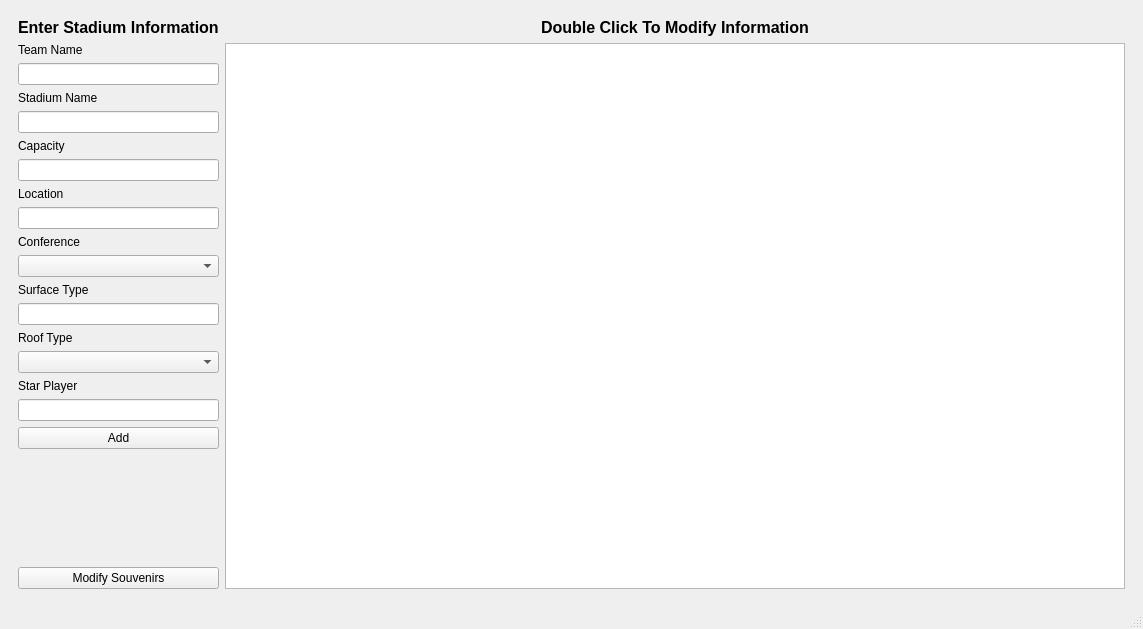
<?xml version="1.0" encoding="UTF-8"?>
<ui version="4.0">
 <class>adminWindow</class>
 <widget class="QMainWindow" name="adminWindow">
  <property name="geometry">
   <rect>
    <x>0</x>
    <y>0</y>
    <width>1143</width>
    <height>629</height>
   </rect>
  </property>
  <property name="windowTitle">
   <string>MainWindow</string>
  </property>
  <widget class="QWidget" name="centralwidget">
   <layout class="QGridLayout" name="gridLayout">
    <item row="0" column="1">
     <widget class="QStackedWidget" name="Pages">
      <property name="sizePolicy">
       <sizepolicy hsizetype="Expanding" vsizetype="Expanding">
        <horstretch>0</horstretch>
        <verstretch>0</verstretch>
       </sizepolicy>
      </property>
      <property name="currentIndex">
       <number>1</number>
      </property>
      <widget class="QWidget" name="page_0">
       <layout class="QGridLayout" name="gridLayout_4">
        <item row="1" column="1">
         <widget class="QGroupBox" name="groupBox">
          <property name="title">
           <string/>
          </property>
          <layout class="QGridLayout" name="gridLayout_2">
           <item row="3" column="0" colspan="2">
            <layout class="QHBoxLayout" name="horizontalLayout">
             <item>
              <widget class="QPushButton" name="loginButton">
               <property name="autoFillBackground">
                <bool>true</bool>
               </property>
               <property name="text">
                <string>Login</string>
               </property>
              </widget>
             </item>
             <item>
              <widget class="QPushButton" name="cancelLoginButton">
               <property name="autoFillBackground">
                <bool>true</bool>
               </property>
               <property name="text">
                <string>Cancel</string>
               </property>
              </widget>
             </item>
            </layout>
           </item>
           <item row="1" column="0">
            <widget class="QLabel" name="usernameLabel">
             <property name="text">
              <string>Username</string>
             </property>
            </widget>
           </item>
           <item row="1" column="1">
            <widget class="QLineEdit" name="usernameLineEdit"/>
           </item>
           <item row="2" column="0">
            <widget class="QLabel" name="passwordLabel">
             <property name="text">
              <string>Password</string>
             </property>
            </widget>
           </item>
           <item row="0" column="1">
            <widget class="QLabel" name="label">
             <property name="text">
              <string>ADMIN LOGIN</string>
             </property>
            </widget>
           </item>
           <item row="2" column="1">
            <widget class="QLineEdit" name="passwordLineEdit">
             <property name="echoMode">
              <enum>QLineEdit::Password</enum>
             </property>
            </widget>
           </item>
          </layout>
         </widget>
        </item>
        <item row="2" column="1">
         <spacer name="verticalSpacer">
          <property name="orientation">
           <enum>Qt::Vertical</enum>
          </property>
          <property name="sizeHint" stdset="0">
           <size>
            <width>20</width>
            <height>40</height>
           </size>
          </property>
         </spacer>
        </item>
        <item row="1" column="0">
         <spacer name="horizontalSpacer">
          <property name="orientation">
           <enum>Qt::Horizontal</enum>
          </property>
          <property name="sizeHint" stdset="0">
           <size>
            <width>40</width>
            <height>20</height>
           </size>
          </property>
         </spacer>
        </item>
        <item row="1" column="2">
         <spacer name="horizontalSpacer_2">
          <property name="orientation">
           <enum>Qt::Horizontal</enum>
          </property>
          <property name="sizeHint" stdset="0">
           <size>
            <width>40</width>
            <height>20</height>
           </size>
          </property>
         </spacer>
        </item>
        <item row="0" column="1">
         <spacer name="verticalSpacer_2">
          <property name="orientation">
           <enum>Qt::Vertical</enum>
          </property>
          <property name="sizeHint" stdset="0">
           <size>
            <width>20</width>
            <height>40</height>
           </size>
          </property>
         </spacer>
        </item>
       </layout>
      </widget>
      <widget class="QWidget" name="page_1">
       <layout class="QGridLayout" name="gridLayout_3">
        <item row="1" column="0">
         <layout class="QVBoxLayout" name="verticalLayout_5">
          <item>
           <widget class="QLabel" name="label_23">
            <property name="text">
             <string>&lt;html&gt;&lt;head/&gt;&lt;body&gt;&lt;p&gt;&lt;span style=&quot; font-size:12pt; font-weight:600;&quot;&gt;Enter Stadium Information&lt;/span&gt;&lt;/p&gt;&lt;/body&gt;&lt;/html&gt;</string>
            </property>
           </widget>
          </item>
          <item>
           <widget class="QLabel" name="label_24">
            <property name="font">
             <font>
              <weight>50</weight>
              <bold>false</bold>
             </font>
            </property>
            <property name="frameShadow">
             <enum>QFrame::Sunken</enum>
            </property>
            <property name="text">
             <string>Team Name</string>
            </property>
           </widget>
          </item>
          <item>
           <widget class="QLineEdit" name="lineEditTeamName">
            <property name="sizePolicy">
             <sizepolicy hsizetype="Preferred" vsizetype="Fixed">
              <horstretch>0</horstretch>
              <verstretch>0</verstretch>
             </sizepolicy>
            </property>
           </widget>
          </item>
          <item>
           <widget class="QLabel" name="label_25">
            <property name="font">
             <font>
              <weight>50</weight>
              <bold>false</bold>
             </font>
            </property>
            <property name="text">
             <string>Stadium Name</string>
            </property>
           </widget>
          </item>
          <item>
           <widget class="QLineEdit" name="lineEditStadiumName">
            <property name="sizePolicy">
             <sizepolicy hsizetype="Preferred" vsizetype="Fixed">
              <horstretch>0</horstretch>
              <verstretch>0</verstretch>
             </sizepolicy>
            </property>
           </widget>
          </item>
          <item>
           <widget class="QLabel" name="label_26">
            <property name="font">
             <font>
              <weight>50</weight>
              <bold>false</bold>
             </font>
            </property>
            <property name="text">
             <string>Capacity</string>
            </property>
           </widget>
          </item>
          <item>
           <widget class="QLineEdit" name="lineEditSeatingCap">
            <property name="sizePolicy">
             <sizepolicy hsizetype="Preferred" vsizetype="Fixed">
              <horstretch>0</horstretch>
              <verstretch>0</verstretch>
             </sizepolicy>
            </property>
           </widget>
          </item>
          <item>
           <widget class="QLabel" name="label_27">
            <property name="font">
             <font>
              <weight>50</weight>
              <bold>false</bold>
             </font>
            </property>
            <property name="text">
             <string>Location</string>
            </property>
           </widget>
          </item>
          <item>
           <widget class="QLineEdit" name="lineEditLocation">
            <property name="sizePolicy">
             <sizepolicy hsizetype="Preferred" vsizetype="Fixed">
              <horstretch>0</horstretch>
              <verstretch>0</verstretch>
             </sizepolicy>
            </property>
            <property name="maximumSize">
             <size>
              <width>16777215</width>
              <height>16777215</height>
             </size>
            </property>
           </widget>
          </item>
          <item>
           <widget class="QLabel" name="label_31">
            <property name="font">
             <font>
              <weight>50</weight>
              <bold>false</bold>
             </font>
            </property>
            <property name="text">
             <string>Conference</string>
            </property>
           </widget>
          </item>
          <item>
           <widget class="QComboBox" name="comboBoxConference"/>
          </item>
          <item>
           <widget class="QLabel" name="label_29">
            <property name="font">
             <font>
              <weight>50</weight>
              <bold>false</bold>
             </font>
            </property>
            <property name="text">
             <string>Surface Type</string>
            </property>
           </widget>
          </item>
          <item>
           <widget class="QLineEdit" name="lineEditSurfaceType">
            <property name="sizePolicy">
             <sizepolicy hsizetype="Preferred" vsizetype="Fixed">
              <horstretch>0</horstretch>
              <verstretch>0</verstretch>
             </sizepolicy>
            </property>
           </widget>
          </item>
          <item>
           <widget class="QLabel" name="label_28">
            <property name="font">
             <font>
              <weight>50</weight>
              <bold>false</bold>
             </font>
            </property>
            <property name="text">
             <string>Roof Type</string>
            </property>
           </widget>
          </item>
          <item>
           <widget class="QComboBox" name="comboBoxRoofType"/>
          </item>
          <item>
           <widget class="QLabel" name="label_30">
            <property name="font">
             <font>
              <weight>50</weight>
              <bold>false</bold>
             </font>
            </property>
            <property name="text">
             <string>Star Player</string>
            </property>
           </widget>
          </item>
          <item>
           <widget class="QLineEdit" name="lineEditStarPleyer">
            <property name="sizePolicy">
             <sizepolicy hsizetype="Preferred" vsizetype="Fixed">
              <horstretch>0</horstretch>
              <verstretch>0</verstretch>
             </sizepolicy>
            </property>
           </widget>
          </item>
          <item>
           <widget class="QPushButton" name="pushButtonAddStadium">
            <property name="sizePolicy">
             <sizepolicy hsizetype="Preferred" vsizetype="Fixed">
              <horstretch>0</horstretch>
              <verstretch>0</verstretch>
             </sizepolicy>
            </property>
            <property name="text">
             <string>Add</string>
            </property>
           </widget>
          </item>
          <item>
           <spacer name="verticalSpacer_3">
            <property name="orientation">
             <enum>Qt::Vertical</enum>
            </property>
            <property name="sizeHint" stdset="0">
             <size>
              <width>20</width>
              <height>40</height>
             </size>
            </property>
           </spacer>
          </item>
          <item>
           <widget class="QPushButton" name="modifySouvenirsButton">
            <property name="text">
             <string>Modify Souvenirs</string>
            </property>
           </widget>
          </item>
         </layout>
        </item>
        <item row="1" column="1">
         <layout class="QVBoxLayout" name="verticalLayout_6">
          <item>
           <widget class="QLabel" name="label_32">
            <property name="text">
             <string>&lt;html&gt;&lt;head/&gt;&lt;body&gt;&lt;p align=&quot;center&quot;&gt;&lt;span style=&quot; font-size:12pt; font-weight:600;&quot;&gt;Double Click To Modify Information&lt;/span&gt;&lt;/p&gt;&lt;/body&gt;&lt;/html&gt;</string>
            </property>
           </widget>
          </item>
          <item>
           <widget class="QTableView" name="stadiumTableView"/>
          </item>
         </layout>
        </item>
       </layout>
      </widget>
     </widget>
    </item>
   </layout>
  </widget>
  <widget class="QMenuBar" name="menubar">
   <property name="geometry">
    <rect>
     <x>0</x>
     <y>0</y>
     <width>1143</width>
     <height>21</height>
    </rect>
   </property>
  </widget>
  <widget class="QStatusBar" name="statusbar"/>
 </widget>
 <resources/>
 <connections/>
</ui>
